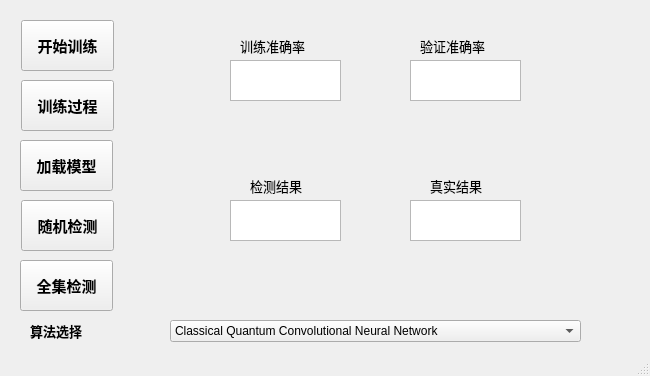
<?xml version="1.0" encoding="UTF-8"?>
<ui version="4.0">
 <class>MainWindow</class>
 <widget class="QMainWindow" name="MainWindow">
  <property name="geometry">
   <rect>
    <x>0</x>
    <y>0</y>
    <width>650</width>
    <height>376</height>
   </rect>
  </property>
  <property name="minimumSize">
   <size>
    <width>650</width>
    <height>376</height>
   </size>
  </property>
  <property name="maximumSize">
   <size>
    <width>650</width>
    <height>376</height>
   </size>
  </property>
  <property name="windowTitle">
   <string>网络入侵检测系统</string>
  </property>
  <widget class="QWidget" name="centralwidget">
   <widget class="QWidget" name="widget" native="true">
    <property name="geometry">
     <rect>
      <x>10</x>
      <y>20</y>
      <width>115</width>
      <height>311</height>
     </rect>
    </property>
    <widget class="QPushButton" name="train_start_btn">
     <property name="geometry">
      <rect>
       <x>11</x>
       <y>0</y>
       <width>93</width>
       <height>51</height>
      </rect>
     </property>
     <property name="font">
      <font>
       <family>微软雅黑 Light</family>
       <pointsize>11</pointsize>
       <weight>75</weight>
       <bold>true</bold>
      </font>
     </property>
     <property name="text">
      <string>开始训练</string>
     </property>
    </widget>
    <widget class="QPushButton" name="random_test_btn">
     <property name="geometry">
      <rect>
       <x>11</x>
       <y>180</y>
       <width>93</width>
       <height>51</height>
      </rect>
     </property>
     <property name="font">
      <font>
       <family>微软雅黑 Light</family>
       <pointsize>11</pointsize>
       <weight>75</weight>
       <bold>true</bold>
      </font>
     </property>
     <property name="text">
      <string>随机检测</string>
     </property>
    </widget>
    <widget class="QPushButton" name="show_process_btn">
     <property name="geometry">
      <rect>
       <x>11</x>
       <y>60</y>
       <width>93</width>
       <height>51</height>
      </rect>
     </property>
     <property name="font">
      <font>
       <family>微软雅黑 Light</family>
       <pointsize>11</pointsize>
       <weight>75</weight>
       <bold>true</bold>
      </font>
     </property>
     <property name="text">
      <string>训练过程</string>
     </property>
    </widget>
    <widget class="QPushButton" name="all_test_btn">
     <property name="geometry">
      <rect>
       <x>10</x>
       <y>240</y>
       <width>93</width>
       <height>51</height>
      </rect>
     </property>
     <property name="font">
      <font>
       <family>微软雅黑 Light</family>
       <pointsize>11</pointsize>
       <weight>75</weight>
       <bold>true</bold>
      </font>
     </property>
     <property name="text">
      <string>全集检测</string>
     </property>
    </widget>
    <widget class="QPushButton" name="load_model_btn">
     <property name="geometry">
      <rect>
       <x>10</x>
       <y>120</y>
       <width>93</width>
       <height>51</height>
      </rect>
     </property>
     <property name="font">
      <font>
       <family>微软雅黑 Light</family>
       <pointsize>11</pointsize>
       <weight>75</weight>
       <bold>true</bold>
      </font>
     </property>
     <property name="text">
      <string>加载模型</string>
     </property>
    </widget>
   </widget>
   <widget class="QLabel" name="label">
    <property name="geometry">
     <rect>
      <x>240</x>
      <y>30</y>
      <width>91</width>
      <height>31</height>
     </rect>
    </property>
    <property name="font">
     <font>
      <family>微软雅黑</family>
      <pointsize>10</pointsize>
     </font>
    </property>
    <property name="text">
     <string>训练准确率</string>
    </property>
   </widget>
   <widget class="QLabel" name="label_2">
    <property name="geometry">
     <rect>
      <x>420</x>
      <y>30</y>
      <width>91</width>
      <height>31</height>
     </rect>
    </property>
    <property name="font">
     <font>
      <family>微软雅黑</family>
      <pointsize>10</pointsize>
     </font>
    </property>
    <property name="text">
     <string>验证准确率</string>
    </property>
   </widget>
   <widget class="QTextBrowser" name="train_accuracy_text">
    <property name="geometry">
     <rect>
      <x>230</x>
      <y>60</y>
      <width>111</width>
      <height>41</height>
     </rect>
    </property>
    <property name="font">
     <font>
      <family>微软雅黑 Light</family>
      <pointsize>13</pointsize>
      <weight>75</weight>
      <bold>true</bold>
     </font>
    </property>
    <property name="html">
     <string>&lt;!DOCTYPE HTML PUBLIC &quot;-//W3C//DTD HTML 4.0//EN&quot; &quot;http://www.w3.org/TR/REC-html40/strict.dtd&quot;&gt;
&lt;html&gt;&lt;head&gt;&lt;meta name=&quot;qrichtext&quot; content=&quot;1&quot; /&gt;&lt;style type=&quot;text/css&quot;&gt;
p, li { white-space: pre-wrap; }
&lt;/style&gt;&lt;/head&gt;&lt;body style=&quot; font-family:'微软雅黑 Light'; font-size:13pt; font-weight:600; font-style:normal;&quot;&gt;
&lt;p align=&quot;center&quot; style=&quot;-qt-paragraph-type:empty; margin-top:0px; margin-bottom:0px; margin-left:0px; margin-right:0px; -qt-block-indent:0; text-indent:0px;&quot;&gt;&lt;br /&gt;&lt;/p&gt;&lt;/body&gt;&lt;/html&gt;</string>
    </property>
   </widget>
   <widget class="QTextBrowser" name="test_accuracy_text">
    <property name="geometry">
     <rect>
      <x>410</x>
      <y>60</y>
      <width>111</width>
      <height>41</height>
     </rect>
    </property>
    <property name="font">
     <font>
      <family>微软雅黑 Light</family>
      <pointsize>13</pointsize>
      <weight>75</weight>
      <bold>true</bold>
     </font>
    </property>
    <property name="html">
     <string>&lt;!DOCTYPE HTML PUBLIC &quot;-//W3C//DTD HTML 4.0//EN&quot; &quot;http://www.w3.org/TR/REC-html40/strict.dtd&quot;&gt;
&lt;html&gt;&lt;head&gt;&lt;meta name=&quot;qrichtext&quot; content=&quot;1&quot; /&gt;&lt;style type=&quot;text/css&quot;&gt;
p, li { white-space: pre-wrap; }
&lt;/style&gt;&lt;/head&gt;&lt;body style=&quot; font-family:'微软雅黑 Light'; font-size:13pt; font-weight:600; font-style:normal;&quot;&gt;
&lt;p align=&quot;center&quot; style=&quot;-qt-paragraph-type:empty; margin-top:0px; margin-bottom:0px; margin-left:0px; margin-right:0px; -qt-block-indent:0; text-indent:0px;&quot;&gt;&lt;br /&gt;&lt;/p&gt;&lt;/body&gt;&lt;/html&gt;</string>
    </property>
   </widget>
   <widget class="QTextBrowser" name="real_text">
    <property name="geometry">
     <rect>
      <x>410</x>
      <y>200</y>
      <width>111</width>
      <height>41</height>
     </rect>
    </property>
    <property name="font">
     <font>
      <family>微软雅黑 Light</family>
      <pointsize>11</pointsize>
      <weight>75</weight>
      <bold>true</bold>
     </font>
    </property>
    <property name="html">
     <string>&lt;!DOCTYPE HTML PUBLIC &quot;-//W3C//DTD HTML 4.0//EN&quot; &quot;http://www.w3.org/TR/REC-html40/strict.dtd&quot;&gt;
&lt;html&gt;&lt;head&gt;&lt;meta name=&quot;qrichtext&quot; content=&quot;1&quot; /&gt;&lt;style type=&quot;text/css&quot;&gt;
p, li { white-space: pre-wrap; }
&lt;/style&gt;&lt;/head&gt;&lt;body style=&quot; font-family:'微软雅黑 Light'; font-size:11pt; font-weight:600; font-style:normal;&quot;&gt;
&lt;p align=&quot;center&quot; style=&quot;-qt-paragraph-type:empty; margin-top:0px; margin-bottom:0px; margin-left:0px; margin-right:0px; -qt-block-indent:0; text-indent:0px; font-size:13pt;&quot;&gt;&lt;br /&gt;&lt;/p&gt;&lt;/body&gt;&lt;/html&gt;</string>
    </property>
   </widget>
   <widget class="QTextBrowser" name="pred_text">
    <property name="geometry">
     <rect>
      <x>230</x>
      <y>200</y>
      <width>111</width>
      <height>41</height>
     </rect>
    </property>
    <property name="font">
     <font>
      <family>微软雅黑 Light</family>
      <pointsize>11</pointsize>
      <weight>75</weight>
      <bold>true</bold>
     </font>
    </property>
    <property name="html">
     <string>&lt;!DOCTYPE HTML PUBLIC &quot;-//W3C//DTD HTML 4.0//EN&quot; &quot;http://www.w3.org/TR/REC-html40/strict.dtd&quot;&gt;
&lt;html&gt;&lt;head&gt;&lt;meta name=&quot;qrichtext&quot; content=&quot;1&quot; /&gt;&lt;style type=&quot;text/css&quot;&gt;
p, li { white-space: pre-wrap; }
&lt;/style&gt;&lt;/head&gt;&lt;body style=&quot; font-family:'微软雅黑 Light'; font-size:11pt; font-weight:600; font-style:normal;&quot;&gt;
&lt;p align=&quot;center&quot; style=&quot;-qt-paragraph-type:empty; margin-top:0px; margin-bottom:0px; margin-left:0px; margin-right:0px; -qt-block-indent:0; text-indent:0px;&quot;&gt;&lt;br /&gt;&lt;/p&gt;&lt;/body&gt;&lt;/html&gt;</string>
    </property>
   </widget>
   <widget class="QLabel" name="label_3">
    <property name="geometry">
     <rect>
      <x>430</x>
      <y>170</y>
      <width>91</width>
      <height>31</height>
     </rect>
    </property>
    <property name="font">
     <font>
      <family>微软雅黑</family>
      <pointsize>10</pointsize>
     </font>
    </property>
    <property name="text">
     <string>真实结果</string>
    </property>
   </widget>
   <widget class="QLabel" name="label_4">
    <property name="geometry">
     <rect>
      <x>250</x>
      <y>170</y>
      <width>91</width>
      <height>31</height>
     </rect>
    </property>
    <property name="font">
     <font>
      <family>微软雅黑</family>
      <pointsize>10</pointsize>
     </font>
    </property>
    <property name="text">
     <string>检测结果</string>
    </property>
   </widget>
   <widget class="QComboBox" name="comboBox">
    <property name="geometry">
     <rect>
      <x>170</x>
      <y>320</y>
      <width>411</width>
      <height>22</height>
     </rect>
    </property>
    <item>
     <property name="text">
      <string>Classical Quantum Convolutional Neural Network</string>
     </property>
    </item>
    <item>
     <property name="text">
      <string>Hybrid model with a single quantum filter</string>
     </property>
    </item>
    <item>
     <property name="text">
      <string>Hybrid convolution with multiple quantum filters</string>
     </property>
    </item>
   </widget>
   <widget class="QLabel" name="label_5">
    <property name="geometry">
     <rect>
      <x>30</x>
      <y>320</y>
      <width>71</width>
      <height>21</height>
     </rect>
    </property>
    <property name="font">
     <font>
      <family>微软雅黑 Light</family>
      <pointsize>10</pointsize>
      <weight>75</weight>
      <bold>true</bold>
     </font>
    </property>
    <property name="text">
     <string>算法选择</string>
    </property>
   </widget>
  </widget>
  <widget class="QStatusBar" name="statusbar"/>
  <action name="option_existedmodel">
   <property name="checkable">
    <bool>true</bool>
   </property>
   <property name="text">
    <string>使用现有模型</string>
   </property>
  </action>
  <action name="optin_savemodel">
   <property name="checkable">
    <bool>true</bool>
   </property>
   <property name="checked">
    <bool>false</bool>
   </property>
   <property name="text">
    <string>训练结束保存模型</string>
   </property>
  </action>
  <action name="mode_1">
   <property name="text">
    <string>Quantum Convolutional Neural Network</string>
   </property>
  </action>
  <action name="mode_2">
   <property name="text">
    <string>Hybrid Model With A Single Quantum Filter</string>
   </property>
  </action>
  <action name="mode_3">
   <property name="text">
    <string>Hybrid Convolution With Multiple Quantum Filters</string>
   </property>
  </action>
 </widget>
 <resources/>
 <connections/>
</ui>
